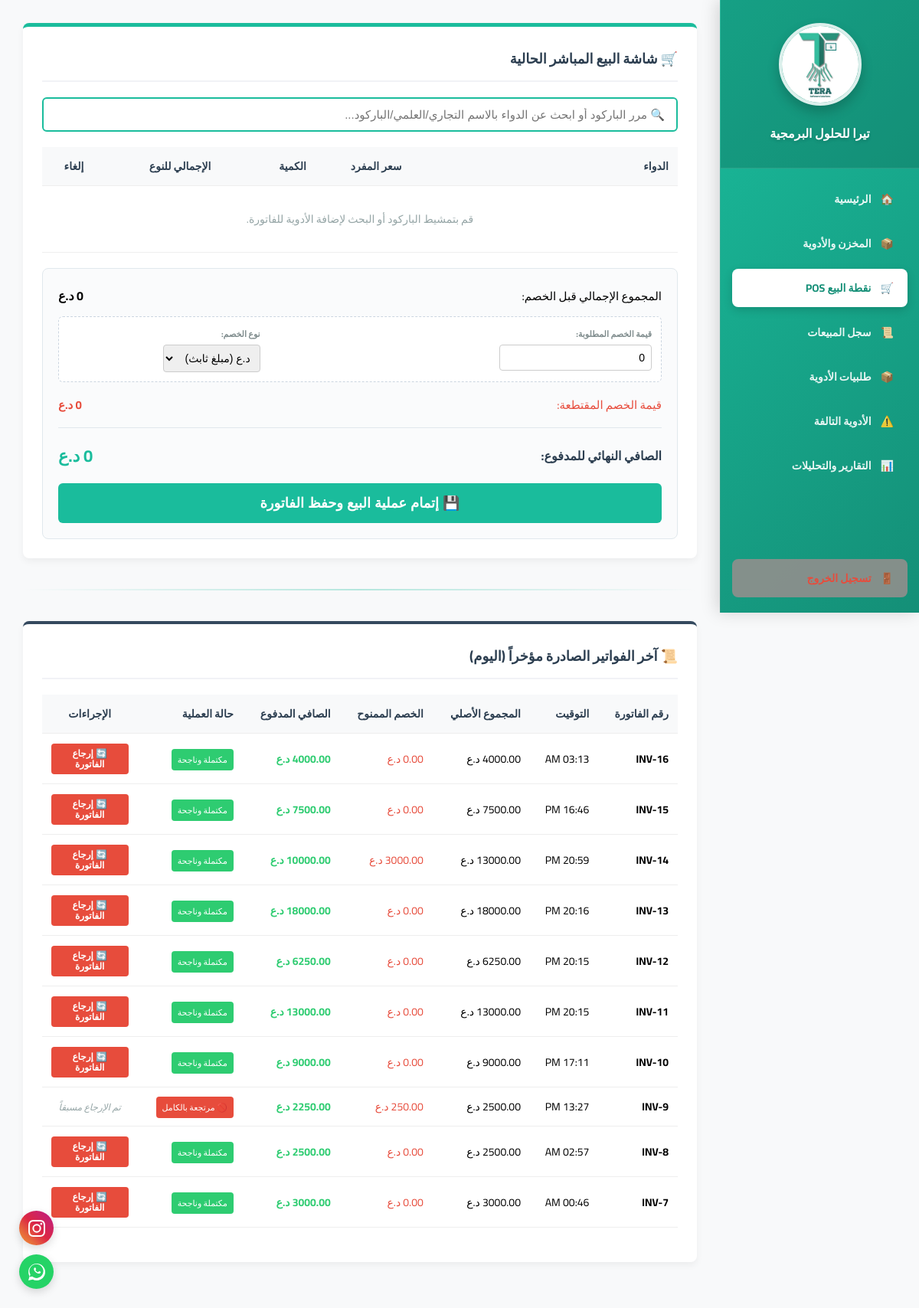
The page /pharmacy/pos/ (signed in) on the database its author committed.
### pharmacy/models.py (models this page shows, shortened)
class Invoice(models.Model):
    pharmacy = models.ForeignKey(PharmacyBranch, on_delete=models.CASCADE, related_name='invoices', null=True, blank=True)
    invoice_number = models.CharField(max_length=20, blank=True)
    cashier = models.ForeignKey(User, on_delete=models.SET_NULL, null=True, blank=True, related_name='invoices', verbose_name="الكاشير المسؤول")
    total_amount = models.DecimalField(max_digits=10, decimal_places=2, default=0.0, verbose_name="المجموع قبل الخصم")
    discount = models.DecimalField(max_digits=10, decimal_places=2, default=0.0, verbose_name="قيمة الخصم المالي")
    final_amount = models.DecimalField(max_digits=10, decimal_places=2, default=0.0, verbose_name="الصافي المدفوع فعلياً")
    created_at = models.DateTimeField(auto_now_add=True)
    is_refunded = models.BooleanField(default=False)
    class Meta:
        unique_together = ('pharmacy', 'invoice_number')

### pharmacy/views.py (the view, shortened to what this page needs)
# urls.py: path('pos/', views.pos, name='pos'),
@login_required
def pos(request):
    user_pharmacy = request.user.profile.pharmacy
    search_query = request.GET.get('search_med', '').strip()
    if search_query:
        medicines = Medicine.objects.filter(
            pharmacy=user_pharmacy,
            quantity__gt=0,
            is_damaged=False
        ).filter(
            Q(barcode__iexact=search_query) |
            Q(trade_name__icontains=search_query) |
            Q(scientific_name__icontains=search_query)
        )
    else:
        medicines = Medicine.objects.filter(
            pharmacy=user_pharmacy,
            quantity__gt=0,
            is_damaged=False
        )
    recent_invoices = Invoice.objects.filter(
        pharmacy=user_pharmacy
    ).prefetch_related('items__medicine').order_by('-created_at')[:10]
    return render(request, 'pharmacy/pos.html', {
        'medicines': medicines,
        'recent_invoices': recent_invoices,
        'search_query': search_query,
        'pharmacy_name': user_pharmacy.name
    })

### pharmacy/templates/pharmacy/pos.html (shortened to what this page needs)
{% extends "pharmacy/base.html" %}
{% block content %}
    <div class="pos-section" style="border-top: 5px solid #1abc9c;">
        <h2 class="section-title">🛒 شاشة البيع المباشر الحالية</h2>
        <div class="search-container">
            <input type="text" id="pos_search_input" class="search-input" placeholder="🔍 مرر الباركود أو ابحث عن الدواء بالاسم التجاري/العلمي/الباركود..." autocomplete="off" autofocus>
        </div>
        <form method="POST" action="" id="pos_invoice_form">
            <table id="active_invoice_table">
                <thead>
                    <tr>
                        <th>الدواء</th>
                        <th style="width: 15%;">سعر المفرد</th>
                        <th style="width: 15%;">الكمية</th>
                        <th style="width: 18%;">الإجمالي للنوع</th>
                        <th style="width: 10%; text-align: center;">إلغاء</th>
                    </tr>
                </thead>
                <tbody id="invoice_items_body">
                    <tr id="empty_invoice_row">
                        <td colspan="5" style="text-align: center; color: #95a5a6; padding: 30px;">قم بتمشيط الباركود أو البحث لإضافة الأدوية للفاتورة.</td>
                    </tr>
                </tbody>
            </table>
            <div class="summary-container">
                <div class="summary-row">
                    <span>المجموع الإجمالي قبل الخصم:</span>
                    <strong id="subtotal_display" style="font-size: 16px;">0 د.ع</strong>
                </div>
                <div class="discount-box">
                    <div>
                        <label style="font-size: 11px; font-weight: bold; color: #7f8c8d; display: block; margin-bottom: 4px;">قيمة الخصم المطلوبة:</label>
                        <input type="number" id="invoice_discount" name="discount_value" value="0" min="0" oninput="calculateInvoice()" placeholder="مثال: 500 أو 10">
                    </div>
                    <div>
                        <label style="font-size: 11px; font-weight: bold; color: #7f8c8d; display: block; margin-bottom: 4px;">نوع الخصم:</label>
                        <select id="invoice_discount_type" name="discount_type" onchange="calculateInvoice()">
                            <option value="amount">د.ع (مبلغ ثابث)</option>
                        </select>
                    </div>
                </div>
                <div class="summary-row" style="color: #e74c3c;">
                    <span>قيمة الخصم المقتطعة:</span>
                    <strong id="discount_deducted_display">0 د.ع</strong>
                </div>
                <hr style="border: 0; border-top: 1px solid #e1e8ed; margin: 15px 0;">
                <div class="summary-row">
                    <span style="font-size: 16px; font-weight: bold; color: #2c3e50;">الصافي النهائي للمدفوع:</span>
                    <strong id="grand_total_display" class="grand-total">0 د.ع</strong>
                </div>
                <button type="submit" class="btn-checkout" id="btn_submit_invoice">
                    💾 إتمام عملية البيع وحفظ الفاتورة
                </button>
            </div>
        </form>
    </div>
    <hr class="visual-divider">
    <div class="pos-section" style="border-top: 4px solid #34495e;">
        <h3 class="section-title">📜 آخر الفواتير الصادرة مؤخراً (اليوم)</h3>
        <table>
            <thead>
                <tr>
                    <th>رقم الفاتورة</th>
                    <th>التوقيت</th>
                    <th>المجموع الأصلي</th>
                    <th>الخصم الممنوح</th>
                    <th>الصافي المدفوع</th>
                    <th>حالة العملية</th>
                    <th style="width: 15%; text-align: center;">الإجراءات</th>
                </tr>
            </thead>
            <tbody>
                {% for invoice in recent_invoices %}
                <tr>
                    <td><strong>{{ invoice.invoice_number }}</strong></td>
                    <td>{{ invoice.created_at|date:"H:i A" }}</td>
                    <td>{{ invoice.total_amount }} د.ع</td>
                    <td style="color: #e74c3c;">{{ invoice.discount }} د.ع</td>
                    <td style="color: #2ecc71; font-weight: bold;">{{ invoice.final_amount }} د.ع</td>
                    <td>
                        {% if invoice.is_refunded %}
                            <span style="background: #e74c3c; color: white; padding: 4px 8px; border-radius: 4px; font-size: 11px;">🚫 مرتجعة بالكامل</span>
                        {% else %}
                            <span style="background: #2ecc71; color: white; padding: 4px 8px; border-radius: 4px; font-size: 11px;">مكتملة وناجحة</span>
                        {% endif %}
                    </td>
                    <td style="text-align: center;">
                        {% if not invoice.is_refunded %}
                            <button type="button" class="btn-refund-direct" onclick="confirmDirectRefund('{{ invoice.id }}', '{{ invoice.invoice_number }}', '{{ invoice.final_amount }}')">
                                🔄 إرجاع الفاتورة
                            </button>
                        {% else %}
                            <span style="color: #95a5a6; font-size: 12px; font-style: italic;">تم الإرجاع مسبقاً</span>
                        {% endif %}
                    </td>
                </tr>
                {% empty %}
                <tr>
                    <td colspan="7" style="text-align: center; color: #95a5a6; padding: 20px;">لا توجد مبيعات سابقة مسجلة اليوم بعد.</td>
                </tr>
                {% endfor %}
            </tbody>
        </table>
    </div>
{% endblock %}

### pharmacy/templates/pharmacy/base.html (style rules this page uses)
body { font-family: 'Cairo', sans-serif; margin: 0; padding: 0; background-color: #f8f9fa; display: flex; }

### pharmacy/templates/pharmacy/pos.html (style rules this page uses)
.pos-section { background: white; padding: 25px; border-radius: 8px; box-shadow: 0 4px 10px rgba(0,0,0,0.05); margin-bottom: 30px; }
.section-title { margin-top: 0; color: #2c3e50; border-bottom: 2px solid #f1f2f6; padding-bottom: 12px; margin-bottom: 20px; font-size: 18px; display: flex; align-items: center; gap: 8px; }
.search-container { position: relative; margin-bottom: 20px; }
.search-input { width: 100%; padding: 12px 15px; border: 2px solid #1abc9c; border-radius: 6px; font-size: 15px; box-sizing: border-box; outline: none; transition: border 0.3s; }
table { width: 100%; border-collapse: collapse; font-size: 14px; margin-bottom: 20px; }
th, td { padding: 12px; text-align: right; border-bottom: 1px solid #eee; }
th { background-color: #f8f9fa; color: #2c3e50; font-weight: bold; }
.summary-container { background: #fafbfc; border: 1px solid #e1e8ed; border-radius: 8px; padding: 20px; margin-top: 20px; }
.summary-row { display: flex; justify-content: space-between; align-items: center; margin-bottom: 12px; font-size: 15px; }
.discount-box { display: grid; grid-template-columns: 2fr 1fr; gap: 10px; background: #fff; padding: 12px; border-radius: 6px; border: 1px dashed #cbd5e0; margin-bottom: 15px; }
.discount-box input, .discount-box select { padding: 8px; border: 1px solid #ccc; border-radius: 4px; font-size: 14px; box-sizing: border-box; }
.grand-total { font-size: 22px; color: #1abc9c; font-weight: bold; }
.btn-checkout { width: 100%; background: #1abc9c; color: white; border: none; padding: 15px; font-size: 18px; font-weight: bold; border-radius: 6px; cursor: pointer; transition: background 0.2s; margin-top: 15px; display: flex; justify-content: center; align-items: center; gap: 10px; }
.visual-divider { border: 0; height: 2px; background: linear-gradient(to left, rgba(0,0,0,0), rgba(26, 188, 156, 0.3), rgba(0,0,0,0)); margin: 40px 0; }
.btn-refund-direct { background-color: #e74c3c; color: white; border: none; padding: 6px 12px; border-radius: 4px; cursor: pointer; font-size: 12px; font-weight: bold; transition: background 0.2s; display: inline-flex; align-items: center; gap: 4px; }

### rows shown on the page
Invoice: invoice_number "INV-16", created_at "03:13 AM", discount "0.00", final_amount "4000.00", is_refunded "مكتملة وناجحة"
Invoice: invoice_number "INV-15", created_at "16:46 PM", discount "0.00", final_amount "7500.00", is_refunded "مكتملة وناجحة"
Invoice: invoice_number "INV-14", created_at "20:59 PM", total_amount "13000.00", final_amount "10000.00", is_refunded "مكتملة وناجحة"
Invoice: invoice_number "INV-13", created_at "20:16 PM", total_amount "18000.00", discount "0.00", final_amount "18000.00", is_refunded "مكتملة وناجحة"
Invoice: invoice_number "INV-12", created_at "20:15 PM", discount "0.00", final_amount "6250.00", is_refunded "مكتملة وناجحة"
Invoice: invoice_number "INV-11", created_at "20:15 PM", total_amount "13000.00", discount "0.00", final_amount "13000.00", is_refunded "مكتملة وناجحة"
Invoice: invoice_number "INV-10", created_at "17:11 PM", discount "0.00", final_amount "9000.00", is_refunded "مكتملة وناجحة"
Invoice: invoice_number "INV-9", created_at "13:27 PM", final_amount "2250.00", is_refunded "🚫 مرتجعة بالكامل"
Invoice: invoice_number "INV-8", created_at "02:57 AM", discount "0.00", final_amount "2500.00", is_refunded "مكتملة وناجحة"
Invoice: invoice_number "INV-7", created_at "00:46 AM", discount "0.00", final_amount "3000.00", is_refunded "مكتملة وناجحة"
